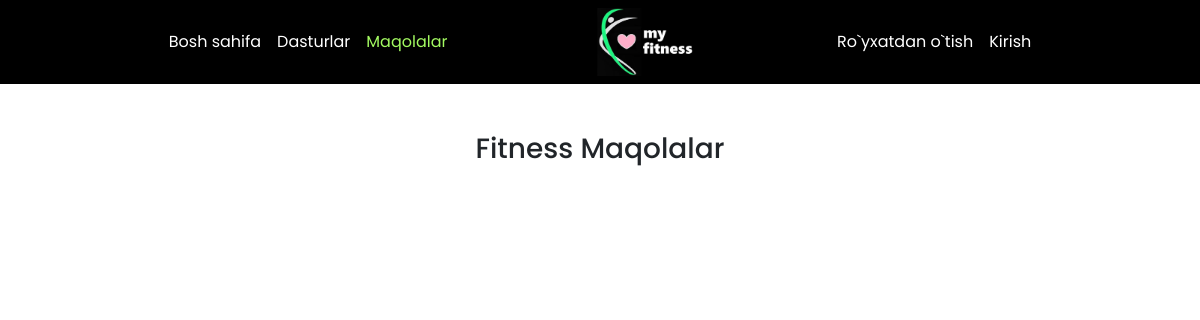
/articles/, run on an earlier commit of the app's database.
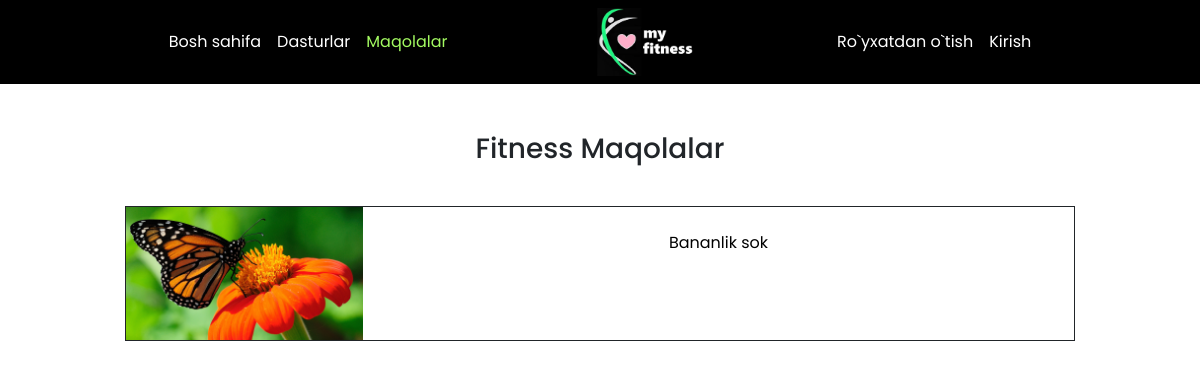
And on a later commit of the database.
### fitness_app/models.py (models this page shows, shortened)
class Article(models.Model):
    slug = models.SlugField()
    title = models.CharField(max_length=255)
    picture = models.ImageField(upload_to='articles/')
    context = RichTextUploadingField()

### fitness_app/views.py (the view)
# urls.py: path('articles/', views.articles_page, name="articles"),
def articles_page(request):
    articles = Article.objects.all()
    context = {
        'articles': articles,
        'article': 'active'
    }
    return render(request, 'articles.html', context)

### templates/articles.html (shortened to what this page needs)
{% extends 'main.html' %}
{% load static %}
{% block content %}
<section class="container mt-5">
    <h3 class="text-center">Fitness Maqolalar</h3>
    <div class="row  d-flex justify-content-center mt-4">
        {% for article in articles %}
        <div class="col-10 col-md-10 my-3 border-dark border border-1">
            <a href="{% url 'article_detail' article.slug %}">
              <div class="row">
                <div class="col-12 col-lg-3 p-0">
                    <img src="/media/{{ article.picture }}" alt="Image" class="img-fluid">
                </div>
                <div class="col-12 col-lg-9">
                    <p class=" text-center mt-4">
                        {{ article.title }}
                    </p>
                </div>
            </div>
            </a>
        </div>
        {% endfor %}
    </div>
</section>
{% endblock %}

### templates/main.html (shortened to what this page needs)
<!DOCTYPE html>
{% load static %}
<html lang="en">
<head>
  <link rel="stylesheet" href="{% static 'bootstrap-5.2.2-dist/css/bootstrap.min.css' %}">
  <link rel="stylesheet" href="{% static 'css/style.css' %}">
  <link rel="stylesheet" href="https://cdnjs.cloudflare.com/ajax/libs/font-awesome/6.2.0/css/all.min.css"
 />
</head>
<body>
    {% include 'includes/navbar.html' %}
    {% block content %}
    {% endblock %}
</body>
</html>

### templates/includes/navbar.html (shortened to what this page needs)
{% load static %}
<nav class="navbar navbar-expand-lg bg-0 navbar-dark">
    <div class="container">
      <div class="collapse navbar-collapse d-lg-flex justify-content-lg-evenly" id="navbarNav">
        <ul class="navbar-nav">
          <li class="nav-item">
            <a class="nav-link {{ home }}" aria-current="page" href="{% url 'home' %}">Bosh sahifa</a>
          </li>
          <li class="nav-item">
            <a class="nav-link {{ prog }}" href="{% url 'programms' %}">Dasturlar</a>
          </li>
          <li class="nav-item">
            <a class="nav-link {{ article }}" href="{% url 'articles' %}">Maqolalar</a>
          </li>
        </ul>
        <div class="d-none d-lg-block">
          <a class="navbar-brand" href="{% url 'home' %}">
            <img src="{% static 'images/logo.jpg' %}" alt="Logo brand">
          </a>
        </div>
        <ul class="navbar-nav align-items-lg-center">
          {% if request.user.is_authenticated %}
          <li class="nav-item">
            <a class="nav-link {{ favorite }}" href="{% url 'favorite' %}">Sevimli</a>
          </li>
          <li class="nav-item">
            <a class="nav-link" href="{% url 'logout' %}">Chiqish</a>
          </li>
          <li class="nav-item ms-lg-4">
            <a class="user_img_a" href="{% url 'profile' %}">
              {% if user.avatar %}
              <img class="user_img" src="{{ user.avatar.url }}" alt="{{ user.first_name }}">
              {% else %}
              <img class="user_img" src="https://fogsoft.com/wp-content/uploads/2017/07/user-logo.png" alt="">
              {% endif %}
            </a>
          </li>
          {% else %}
          <li class="nav-item">
            <a class="nav-link {{ register }}" href="{% url 'register' %}">Ro`yxatdan o`tish</a>
          </li>
          <li class="nav-item">
            <a class="nav-link {{ login }}" href="{% url 'login' %}">Kirish</a>
          </li>
          {% endif %}
        </ul>
      </div>
    </div>
  </nav>

### static/css/style.css (style rules this page uses)
* { margin: 0; padding: 0; box-sizing: border-box; font-family: 'Poppins', sans-serif; }
.navbar-brand img { width: 120px; }
.bg-0 { background-color: #000 !important; color: #fff; }
.navbar-dark { background-color: #000 !important; color: #fff; }
.nav-link { color: #fff !important; }
.active { color: #a3fa61 !important; }
a { text-decoration: none; color: #000; }

What changed in the data, as far as the page shows it:
added Article: picture (picture), title "Bananlik sok"
